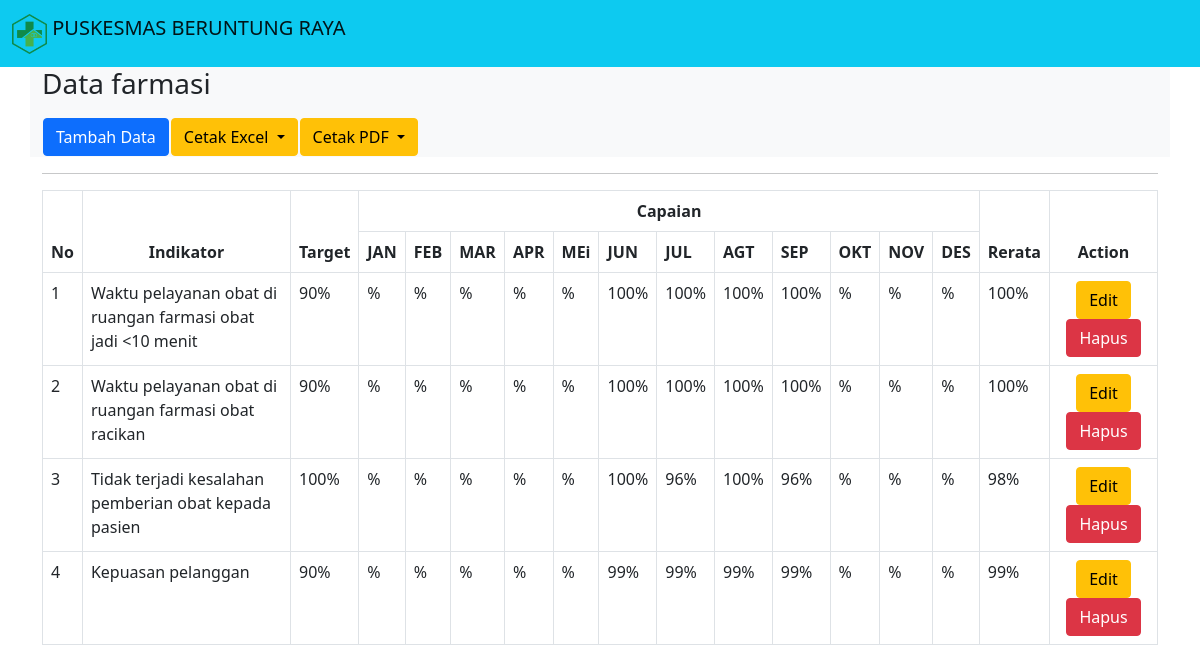
Page /ruangan/farmasi.php on the committed database.
### tables this page shows
CREATE TABLE `tb_indikator` (
  `id` int(11) NOT NULL,
  `indikator` varchar(225) NOT NULL,
  `target` varchar(10) NOT NULL,
  `jan` varchar(50) NOT NULL,
  `feb` varchar(50) NOT NULL,
  `mar` varchar(50) NOT NULL,
  `apr` varchar(50) NOT NULL,
  `mei` varchar(50) NOT NULL,
  `jun` varchar(10) NOT NULL,
  `jul` varchar(10) NOT NULL,
  `agt` varchar(10) NOT NULL,
  `sep` varchar(10) NOT NULL,
  `okt` varchar(50) NOT NULL,
  `nov` varchar(50) NOT NULL,
  `des` varchar(50) NOT NULL,
  `rata` varchar(10) NOT NULL,
  `ruangan` varchar(50) NOT NULL,
  `tahun` varchar(10) NOT NULL
);

### ruangan/farmasi.php (the view, shortened to what this page needs)
<?php
include "header.php";
?>
<div class="container">
        <div class="row">
            <section class="bg-light ">
                <h3 class="pb-2">
                    Data farmasi
                </h3>
                <table>
                    <th>
                        <a href="aksi/tambah_farmasi.php"class="btn btn-primary" >Tambah Data</a>
                    </th>
                    <th>
                        <div class="dropdown">
                            <button class="btn btn-warning dropdown-toggle" type="button" id="dropdownMenuButton1" data-bs-toggle="dropdown" aria-expanded="false">
                            Cetak Excel
                            </button>
                        </div>
                    </th>
                    <th>
                        <div class="dropdown">
                            <button class="btn btn-warning dropdown-toggle" type="button" id="dropdownMenuButton1" data-bs-toggle="dropdown" aria-expanded="false">
                            Cetak PDF
                            </button>
                        </div>
                    </th>
                </table>
            </section>
        </div>
        <hr>
        <div class="row">
            <div class="table-responsive" id="no-more-tables">
                <table class="table table-bordered">
                <thead>
                        <tr align="center">
                          <th scope="col" rowspan="2">No</th>
                          <th scope="col" rowspan="2">Indikator</th>
                          <th scope="col" rowspan="2" >Target</th>
                          <th scope="col" colspan="12">Capaian</th>
                          <th scope="col" rowspan="2">Rerata</th>
                          <th scope="col" rowspan="2" colspan="2">Action</th>
                        </tr>
                        <tr>
                            <th>JAN</th>
                            <th>FEB</th>
                            <th>MAR</th>
                            <th>APR</th>
                            <th>MEi</th>
                            <th>JUN</th>
                            <th>JUL</th>
                            <th>AGT</th>
                            <th>SEP</th>
                            <th>OKT</th>
                            <th>NOV</th>
                            <th>DES</th>
                        </tr>
                      </thead>
                        <?php
                            include "../asset/koneksi/koneksi.php";
                            $no=1;
                            $query= mysqli_query($koneksi,"SELECT * FROM `tb_indikator` WHERE ruangan LIKE 'Ruangan farmasi' ORDER BY tahun DESC");
                            while ($data = mysqli_fetch_array($query)){
                        ?>
                      <tbody>
                        <tr>
                            <td data-title="No"><?php echo $no++;?></td>
                            <td data-title="Indikator"><?php echo $data['indikator'];?></td>
                            <td data-title="Target"><?php echo $data['target'];?>%</td>
                            <td data-title="Januari"><?php echo $data['jan'];?>%</td>
                            <td data-title="Februari"><?php echo $data['feb'];?>%</td>
                            <td data-title="Maret"><?php echo $data['mar'];?>%</td>
                            <td data-title="April"><?php echo $data['apr'];?>%</td>
                            <td data-title="Mei"><?php echo $data['mei'];?>%</td>
                            <td data-title="Juni"><?php echo $data['jun'];?>%</td>
                            <td data-title="Juli"><?php echo $data['jul'];?>%</td>
                            <td data-title="Agustus"><?php echo $data['agt'];?>%</td>
                            <td data-title="September"><?php echo $data['sep'];?>%</td>
                            <td data-title="Oktober"><?php echo $data['okt'];?>%</td>
                            <td data-title="November"><?php echo $data['nov'];?>%</td>
                            <td data-title="Desember"><?php echo $data['des'];?>%</td>
                            <td data-title="Rerata"><?php echo $data['rata'];?>%</td>
                            <td data-title="Action" align="center"><a href="aksi/edit_farmasi.php?id=<?php echo $data['id']; ?>"class="btn btn-warning">Edit</a>
                        <a href="aksi/hapus_farmasi.php?id=<?php echo $data['id']; ?>" class="btn btn-danger">Hapus</a></td>
                        </tr>
                        <?php
                            }
                        ?>
                      </tbody>
                  </table>
            </div>
        </div>
      </div>
</body>
</html>

### ruangan/header.php (shortened to what this page needs)
<!DOCTYPE html>
<html lang="en">
<head>
    <link href="https://cdn.jsdelivr.net/npm/bootstrap@5.0.2/dist/css/bootstrap.min.css" rel="stylesheet">
</head>
<body>
    <nav class="navbar navbar-light bg-info ">
        <div class="container-fluid ">
          <a class="navbar-brand text-white " href="../index.php">
            <img src="../asset/logo/puskesmas.png" alt="" width="35"  class="d-inline-block align-text-top">
            <span class="navbar-brand mb-0 h1">PUSKESMAS BERUNTUNG RAYA</span>
          </a>
        </div>
      </nav>

### rows in the picture
tb_indikator: indikator "Waktu pelayanan obat di ruangan farmasi obat jadi <10 menit", target "90", jun "100", jul "100", agt "100", sep "100", rata "100"
tb_indikator: indikator "Waktu pelayanan obat di ruangan farmasi obat racikan", target "90", jun "100", jul "100", agt "100", sep "100", rata "100"
tb_indikator: indikator "Tidak terjadi kesalahan pemberian obat kepada pasien", target "100", jun "100", jul "96", agt "100", sep "96", rata "98"
tb_indikator: indikator "Kepuasan pelanggan", target "90", jun "99", jul "99", agt "99", sep "99", rata "99"
